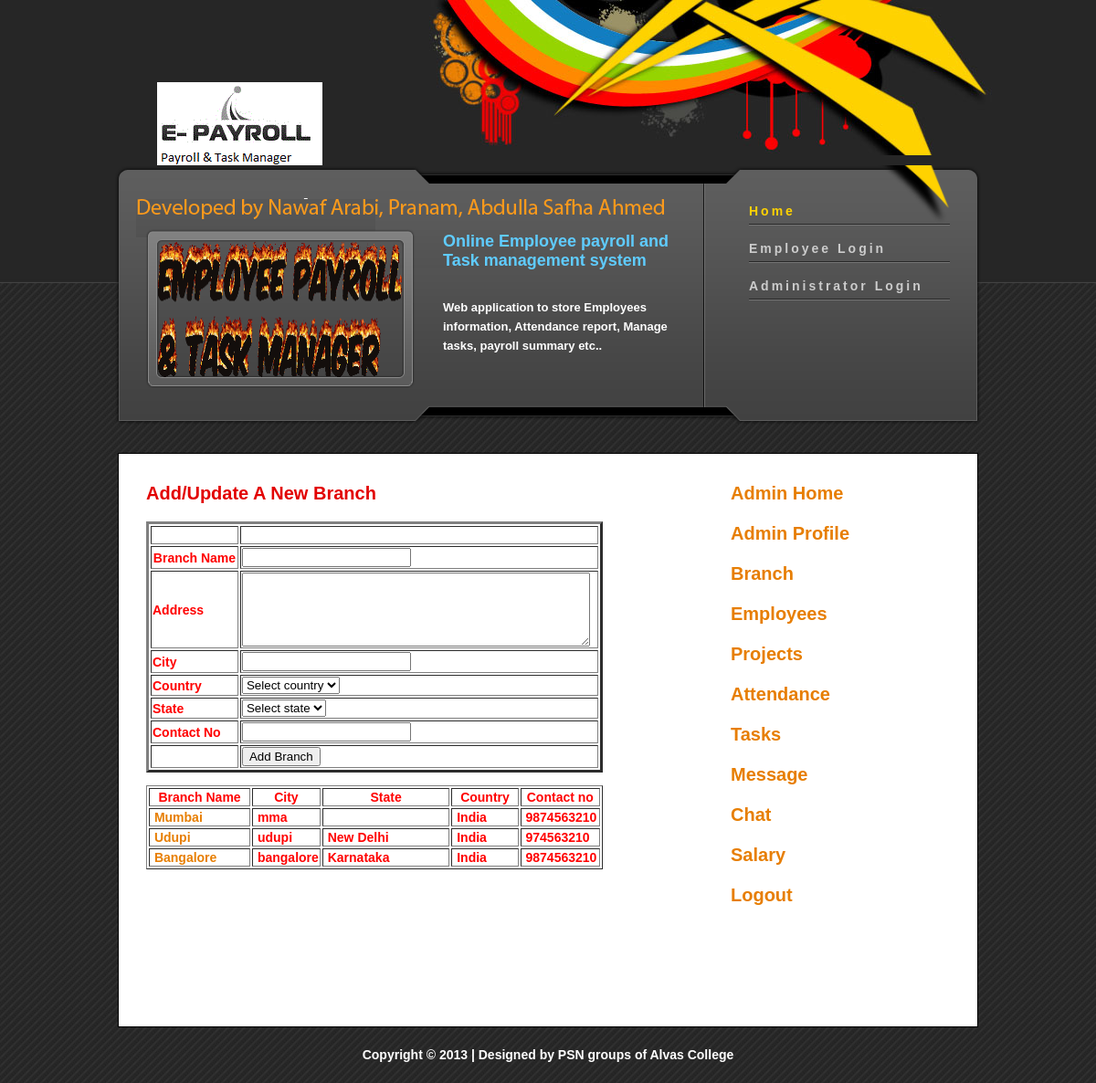
The app's page /addnewbranch.php with its own data.
### tables this page shows
CREATE TABLE IF NOT EXISTS `branch` (
  `branchid` int(10) NOT NULL AUTO_INCREMENT,
  `branchname` varchar(25) NOT NULL,
  `address` text NOT NULL,
  `city` varchar(25) NOT NULL,
  `state` varchar(25) NOT NULL,
  `country` varchar(20) NOT NULL,
  `contactno` varchar(25) NOT NULL,
  PRIMARY KEY (`branchid`)
);

### addnewbranch.php (the view, shortened to what this page needs)
<?php
    include("header.php");
	include("slider.php");
			$branchreca  =mysql_query("select * from branch where branchid='$_GET[brids]'");
			$arrvara=mysql_fetch_array($branchreca);
			$brname = $arrvara[branchname];
            $brcity = $arrvara[city];
			$brcont = $arrvara[contactno];
			$braddress = $arrvara[address];
	?>
<div id="templatemo_content">
    <div id="templatemo_content_left">
        	<div class="header_02">Add/Update A New Branch</div>
          <form id="formadb" name="formadb" method="post" action="" onsubmit="return validateFormadbr()">
            <table width="500" border="3">
              <tr>
                <th scope="col">&nbsp;</th>
                <th scope="col" align="left">&nbsp;<?php echo $brad; ?></th>
              </tr>
              <tr>
                <th scope="col"><strong>Branch Name</strong></th>
                <th scope="col" align="left">
                <input type="text" name="branchname" id="branchname"  value="<?php echo $brname; ?>"/></th>
              </tr>
              <tr>
                <td><strong>
                  <label for="address2">Address</label>
                </strong></td>
                <td><textarea name="address" id="address" cols="45" rows="5"><?php echo $braddress; ?></textarea></td>
              </tr>
              <tr>
                <td><strong>
                  <label for="city2">City</label>
                </strong></td>
                <td><input type="text" name="city" id="city"  value="<?php echo $brcity; ?>"/></td>
              </tr>
                <tr>
                <td><strong>
                  <label for="country2">Country</label>
                </strong></td>
                <td>
            <select name="country" id="country"  onChange="getState(this.value)">
              <option value="">Select country</option>
            </select>
				</td>
              </tr>
              <tr>
                <td><strong>
                  <label for="state2">State</label>
                </strong></td>
                <td>
               <div id="statediv">
               <select name="state" id="state">
               <option value="Select state">Select state</option>
            </select></div>
               </td>
              </tr>
              <tr>
                <td><strong>
                  <label for="contactno3">Contact No</label>
                </strong></td>
                <td><input type="text" name="contactno" id="contactno"  value="<?php echo $brcont; ?>" /></td>
              </tr>
              <tr>
                <td>&nbsp;</td>
                <td>
                <?php
				if(isset($_GET[brids]))
				{
				?>
    	            <input type="submit" name="updatebtn" id="updatebtn" value="Update Branch" />
	                <input type="submit" name="deletebtn" id="deletebtn" value="Delete Branch" />
                    <input type="submit" name="updatebtna" id="updatebtna" value="Cancel" />
                <?php
				}
				else
				{
				?>
					<input type="submit" name="addbranch" id="addbranch" value="Add Branch" />
				  <?php
				}
				?>
                </td>
              </tr>
            </table>
          </form>
          <table width="500" border="1">
            <tr>
              <th width="142" scope="col"><label for="branchname2">Branch Name</label></th>
              <th width="45" scope="col">City</th>
              <th width="200" scope="col"><label for="contactno2">State</label></th>
              <th width="85" scope="col">Country</th>
                      <th width="85" scope="col">Contact no</th>
            </tr>
            <?php
			$branchrec  =mysql_query("select * from branch");
			while($arrvar=mysql_fetch_array($branchrec))
			{
				echo "        <tr>
              <td>&nbsp;<a href='addnewbranch.php?brids=$arrvar[branchid]'>$arrvar[branchname]</a></td>
              <td>&nbsp;$arrvar[city]</td>
              <td>&nbsp;$arrvar[state]</td>
			       <td>&nbsp;$arrvar[country]</td>
				   			       <td>&nbsp;$arrvar[contactno]</td>
            </tr>";
			}
			?>
          </table>
          <p>&nbsp;</p>
            <div class="margin_bottom_40"></div>
        </div>
        <div id="templatemo_content_right">
        	<div class="content_right_section">
                                    <?php
			 if($_SESSION["logintype"] = "Admin")
			 {
				include("adminsidebar.php");
			 }
			 else
			 {
				 include("empsidebar.php");
			 }
				?>
                <div class="margin_bottom_20"></div>
        	</div>
        </div>
    </div>
   <?php
   include("footer.php");
   ?>

### templatemo_style.css (style rules this page uses)
body { margin: 0; padding: 0; line-height: 1.5em; font-family: Arial, Helvetica, sans-serif; font-size: 11px; color: #333333; background: #262626 url(images/templatemo_main_bg_repeat.jpg); }
a:link, a:visited { color: #e77e02; text-decoration: none; font-weight: bold; }
p { margin: 0px; padding: 0px; }
.margin_bottom_20 { clear: both; width: 100%; height: 20px; font-size: 1px; }
.margin_bottom_40 { clear: both; width: 100%; height: 40px; font-size: 1px; }
.header_02 { color: #e20000; font-size: 20px; font-weight: bold; padding: 3px 0 5px 0; margin: 0 0 15px 0; }
#templatemo_content { clear: both; width: 940px; margin: 30px 19px 0 19px; background: #ffffff; border: 1px solid #000; }
#templatemo_content #templatemo_content_left { float: left; width: 580px; padding: 30px; }
#templatemo_content_left p { padding-bottom: 10px; text-align: justify; }
#templatemo_content #templatemo_content_right { float: right; width: 240px; padding: 30px }
.content_right_section { clear: both; }

### header.php (style rules this page uses)
body,td,th { font-size: 14px; font-weight: bold; color: #F00; }
body { background-color: #FFF; }

### records on screen
branch: branchname "Mumbai", city "mma", country "India", contactno "9874563210"
branch: branchname "Udupi", city "udupi", state "New Delhi", country "India", contactno "974563210"
branch: branchname "Bangalore", city "bangalore", state "Karnataka", country "India", contactno "9874563210"
